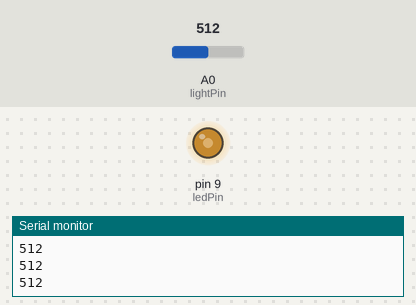
Bench run of a sketch on a simulated Arduino Uno, built with avr-gcc and run on an emulated ATmega328P. Parts: output pins drawn as LEDs (lit = HIGH), the last lines printed to the serial monitor. Inputs (shaded band) come from the test bench; at power-on: A0 (lightPin) = 512.

Above: at 1.2 s.
1.3 s: A0 (lightPin) set to 716
At 2.5 s:
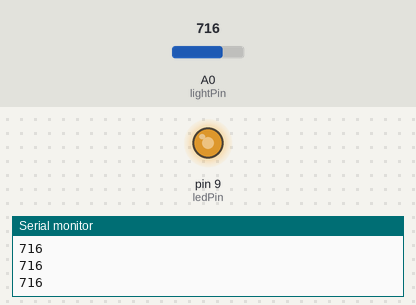
2.8 s: A0 (lightPin) set to 900
At 3.9 s:
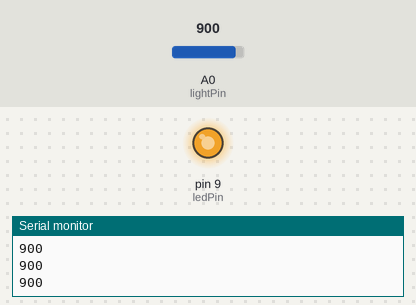
4.3 s: A0 (lightPin) set to 122
At 5.2 s:
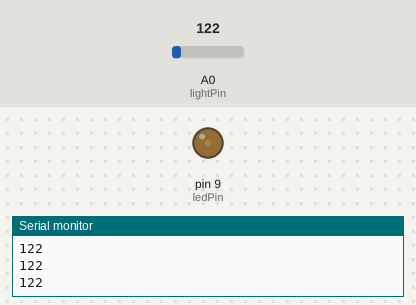
5.8 s: A0 (lightPin) set to 0
At 6.6 s:
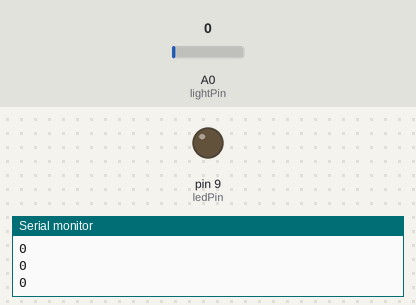
7.3 s: A0 (lightPin) set to 511
At 7.9 s:
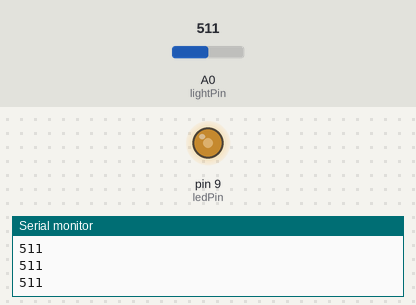
Timing chart, 0 to 9.8 s (numbered marks = the images above; inputs shaded):
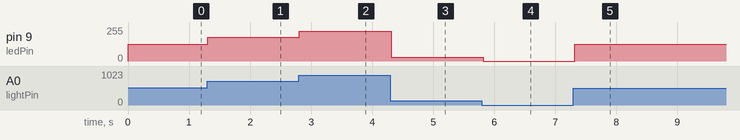

Measured:
- after the input at 1.3 s, pin 9 (ledPin): 127/255 → 178/255 at once
- after the input at 2.8 s, pin 9 (ledPin): 178/255 → 224/255 at once
- after the input at 4.3 s, pin 9 (ledPin): 224/255 → 30/255 at once
- after the input at 5.8 s, pin 9 (ledPin): 30/255 → 0/255 at once
- after the input at 7.3 s, pin 9 (ledPin): 0/255 → 127/255 at once

The sketch:

photocell-led.ino
```cpp
// Module 4 — Eyes and Ears: photocell controls LED brightness.
// Voltage divider: 5V -> photocell -> A0 junction -> 10k ohm resistor -> GND.
// Bright light: photocell resistance falls, A0 voltage (and reading) rises.
// LED: pin 9 (PWM) through a 220 ohm resistor to GND.
const int lightPin = A0;
const int ledPin = 9;

void setup() {
  pinMode(ledPin, OUTPUT);
  Serial.begin(9600);
}

void loop() {
  int reading = analogRead(lightPin);  // 0-1023
  int brightness = map(reading, 0, 1023, 0, 255);
  analogWrite(ledPin, brightness);
  Serial.println(reading);
  delay(100);
}
```
